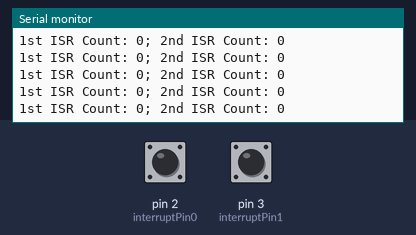
The sketch below on a simulated Arduino Uno, built with avr-gcc and run on an emulated ATmega328P. On the bench: the last lines printed to the serial monitor. The inputs (shaded band) are chosen by the test bench; at power-on: pin 2 (interruptPin0) HIGH, pin 3 (interruptPin1) HIGH.

Above: at 1.2 s.
1.3 s: pin 2 (interruptPin0) pulled LOW for 0.15 s
At 2.0 s:
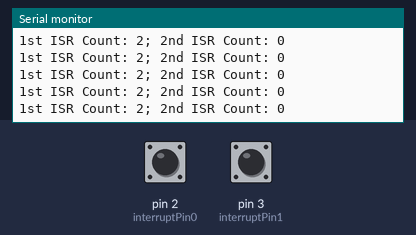
2.9 s: pin 3 (interruptPin1) pulled LOW for 0.15 s
At 3.7 s:
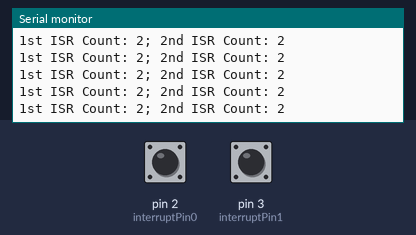
6.0 s: pin 2 (interruptPin0) pulled LOW for 1 s
At 6.6 s:
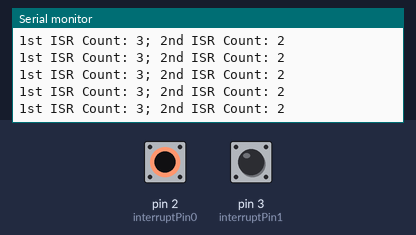
Timing chart, 0 to 7.6 s (numbered marks = the images above; inputs shaded):
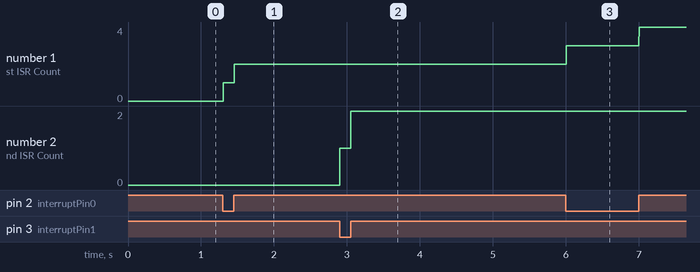

Measured:
- after the input at 1.3 s, the serial monitor: prints a new line at once (image 1)
- after the input at 2.9 s, the serial monitor: prints a new line at once (image 2)
- after the input at 6.0 s, the serial monitor: prints a new line at once (image 3)
- plotted number 1: 2 → 4 after the input at 6.0 s

The sketch:

isr2.ino
```cpp
const byte ledPin = LED_BUILTIN;
const byte interruptPin0 = 2;
const byte interruptPin1 = 3;

volatile byte state = LOW;  // to avoid register optimization
volatile boolean ledON = false;
volatile int cnt0 = 0, cnt1 = 0;

// Interrupt Service Routine (ISR)
void onnn() {
    cnt0++;
    ledON = true;  // interrupt is dsiabled when running this code
}

// Interrupt Service Routine (ISR)
void offf() {
    cnt1++;
    ledON = false;
}

void setup() {
    // Setup internal pull-up resistors
    pinMode(interruptPin0, INPUT_PULLUP);
    pinMode(interruptPin1, INPUT_PULLUP);

    Serial.begin(115200);

    // Setup interrupt handlers
    // digitalPinToInterrput function simplifies the use of interrupts pin,
    // instead of calling interrupt vector table pins.
    attachInterrupt(digitalPinToInterrupt(interruptPin0), onnn, CHANGE);
    attachInterrupt(digitalPinToInterrupt(interruptPin1), offf, CHANGE);
}

void loop() {
    digitalWrite(ledPin, ledON);
    Serial.print("1st ISR Count: ");
    Serial.print(cnt0);
    Serial.print("; 2nd ISR Count: ");
    Serial.println(cnt1);
}
```
